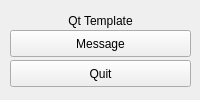
<?xml version="1.0" encoding="UTF-8"?>
<ui version="4.0">
 <class>Gui</class>
 <widget class="QMainWindow" name="Gui">
  <property name="geometry">
   <rect>
    <x>0</x>
    <y>0</y>
    <width>200</width>
    <height>100</height>
   </rect>
  </property>
  <property name="windowTitle">
   <string>Gui</string>
  </property>
  <widget class="QWidget" name="centralwidget">
   <widget class="QLabel" name="lblTitle">
    <property name="geometry">
     <rect>
      <x>10</x>
      <y>10</y>
      <width>181</width>
      <height>21</height>
     </rect>
    </property>
    <property name="text">
     <string>Qt Template</string>
    </property>
    <property name="alignment">
     <set>Qt::AlignCenter</set>
    </property>
   </widget>
   <widget class="QPushButton" name="btnMsg">
    <property name="geometry">
     <rect>
      <x>10</x>
      <y>30</y>
      <width>181</width>
      <height>27</height>
     </rect>
    </property>
    <property name="text">
     <string>Message</string>
    </property>
   </widget>
   <widget class="QPushButton" name="btnQuit">
    <property name="geometry">
     <rect>
      <x>10</x>
      <y>60</y>
      <width>181</width>
      <height>27</height>
     </rect>
    </property>
    <property name="text">
     <string>Quit</string>
    </property>
   </widget>
  </widget>
 </widget>
 <resources/>
 <connections/>
</ui>
